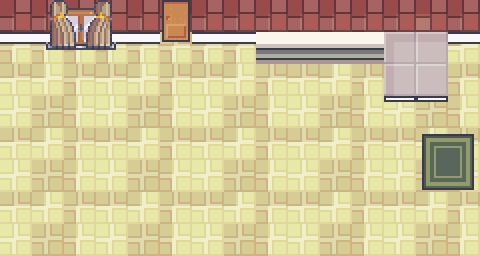

This game map was drawn from its Tiled (.tmx) file and the tilesets committed beside it. A one-line description and the full map source follow:
An orthogonal 15x8 tile map with 32x32 px tiles, 4 tile layers (Floor, Collisions, Actions, Tile Layer 4), 1 hidden layer not drawn, 2 tilesets and 14 objects.

<map version="1.10" tiledversion="1.11.2" orientation="orthogonal" renderorder="right-down" width="15" height="8" tilewidth="32" tileheight="32" infinite="0" nextlayerid="11" nextobjectid="29">
 <tileset firstgid="1" source="Room_Builder_free_32x32.tsx" />
 <tileset firstgid="392" source="Interiors_free_32x32.tsx" />
 <layer id="7" name="Floor" width="15" height="8">
  <data encoding="csv">
97,97,97,97,97,97,97,97,97,97,97,97,97,98,97,
131,131,131,131,131,131,131,131,131,131,131,131,131,132,133,
132,133,131,132,133,131,132,133,131,132,133,131,132,133,131,
149,150,148,149,150,148,149,150,148,149,150,148,149,150,148,
132,133,131,132,133,131,132,133,131,132,133,131,132,133,131,
149,150,148,149,150,148,149,150,148,149,150,148,149,150,148,
132,133,131,132,133,131,132,133,131,132,133,131,132,133,131,
149,150,148,149,150,148,149,150,148,149,150,148,149,150,148
</data>
 </layer>
 <layer id="6" name="Collisions" width="15" height="8">
  <properties>
   <property name="collidable" type="bool" value="true" />
  </properties>
  <data encoding="csv">
0,0,0,0,0,0,0,0,0,0,0,0,0,0,0,
64,64,64,64,64,0,64,64,64,64,64,64,845,846,64,
0,0,0,0,0,0,0,0,0,0,0,0,861,862,0,
0,0,0,0,0,0,0,0,0,0,0,0,877,878,0,
0,0,0,0,0,0,0,0,0,0,0,0,0,0,0,
0,0,0,0,0,0,0,0,0,0,0,0,0,0,0,
0,0,0,0,0,0,0,0,0,0,0,0,0,0,0,
0,0,0,0,0,0,0,0,0,0,0,0,0,0,0
</data>
 </layer>
 <layer id="10" name="Actions" width="15" height="8">
  <data encoding="csv">
0,0,0,0,0,3221226015,0,0,0,0,0,0,0,0,0,
0,0,0,0,0,3221225999,0,0,0,0,0,0,0,0,0,
0,0,0,0,0,0,0,0,0,0,0,0,0,0,0,
0,0,0,0,0,0,0,0,0,0,0,0,0,0,0,
0,0,0,0,0,0,0,0,0,0,0,0,0,0,0,
0,0,0,0,0,0,0,0,0,0,0,0,0,0,0,
0,0,0,0,0,0,0,0,0,0,0,0,0,0,0,
0,0,0,0,0,0,0,0,0,0,0,0,0,0,0
</data>
 </layer>
 <layer id="9" name="Tile Layer 4" width="15" height="8">
  <data encoding="csv">
0,3221226270,3221226269,3221226268,0,0,0,0,0,0,0,0,0,0,0,
0,3221226254,3221226253,3221226252,0,0,0,0,489,489,489,489,0,0,0,
0,0,0,0,0,0,0,0,0,0,0,0,0,0,0,
0,0,0,0,0,0,0,0,0,0,0,0,0,0,0,
0,0,0,0,0,0,0,0,0,0,0,0,0,850,851,
0,0,0,0,0,0,0,0,0,0,0,0,0,866,867,
0,0,0,0,0,0,0,0,0,0,0,0,0,0,0,
0,0,0,0,0,0,0,0,0,0,0,0,0,0,0
</data>
 </layer>
 <layer id="8" name="Tile Layer 3" width="15" height="8" visible="0">
  <data encoding="csv">
0,0,0,0,0,0,0,0,0,0,0,0,0,0,0,
0,0,0,0,0,0,0,0,0,0,0,0,0,0,0,
0,0,0,0,0,0,0,0,0,0,0,0,0,0,0,
0,0,0,0,0,0,0,0,0,0,0,0,0,0,0,
0,0,0,0,0,0,0,0,0,0,0,0,0,0,0,
0,0,0,0,0,0,0,0,0,0,0,0,0,0,0,
0,0,0,0,0,0,0,0,0,0,0,0,0,0,0,
0,0,0,0,0,0,0,0,0,0,0,0,0,0,0
</data>
 </layer>
 <objectgroup id="2" name="Objects">
  <object id="7" gid="478" x="-31" y="386" width="32" height="32">
   <properties>
    <property name="destination" value="living_room" />
    <property name="type" value="door" />
   </properties>
  </object>
  <object id="10" x="163.667" y="38" width="25.3333" height="12.3333">
   <properties>
    <property name="destination" value="backyard" />
    <property name="exitOrientation" value="vertical" />
    <property name="special_door" type="bool" value="true" />
    <property name="type" value="door" />
   </properties>
  </object>
  <object id="13" x="211" y="449" />
  <object id="14" x="222" y="346" height="15.5" />
  <object id="15" x="152.5" y="423.5" />
  <object id="17" x="470" y="40" width="12" height="345">
   <properties>
    <property name="fromOrientation" value="horizontal" />
    <property name="fromRoom" value="living_room" />
    <property name="spawn" type="bool" value="true" />
   </properties>
  </object>
  <object id="20" x="523" y="38" width="21" height="345">
   <properties>
    <property name="destination" value="living_room" />
    <property name="exitOrientation" value="horizontal" />
    <property name="type" value="door" />
   </properties>
  </object>
  <object id="21" x="579" y="87" />
  <object id="23" x="-36" y="41" width="29" height="218">
   <properties>
    <property name="destination" value="hallway" />
    <property name="exitOrientation" value="horizontal" />
    <property name="type" value="door" />
   </properties>
  </object>
  <object id="24" x="17" y="47" width="3" height="217">
   <properties>
    <property name="fromOrientation" value="horizontal" />
    <property name="fromRoom" value="hallway" />
    <property name="spawn" type="bool" value="true" />
   </properties>
  </object>
  <object id="25" x="384.667" y="27.3333" width="59.3333" height="66">
   <properties>
    <property name="collidable" type="bool" value="true" />
   </properties>
  </object>
  <object id="26" x="253.333" y="26.6667" width="138" height="35.3333">
   <properties>
    <property name="collidable" type="bool" value="true" />
   </properties>
  </object>
  <object id="27" x="0.666667" y="-0.666667" width="476" height="44.6667">
   <properties>
    <property name="collidable" type="bool" value="true" />
   </properties>
  </object>
  <object id="28" x="160.667" y="97" width="29.3333" height="5">
   <properties>
    <property name="fromOrientation" value="vertical" />
    <property name="fromRoom" value="backyard" />
    <property name="spawn" type="bool" value="true" />
    <property name="special_spawn" type="bool" value="true" />
   </properties>
  </object>
 </objectgroup>
</map>
